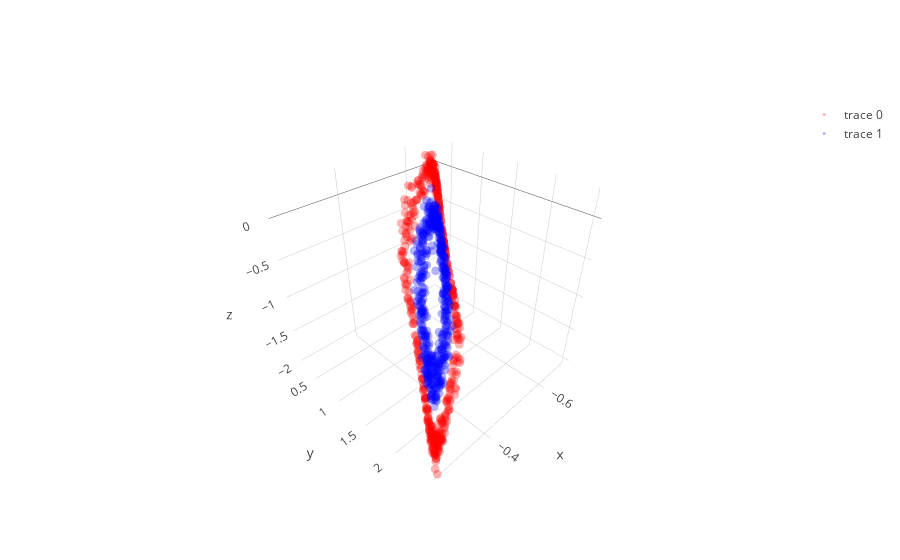
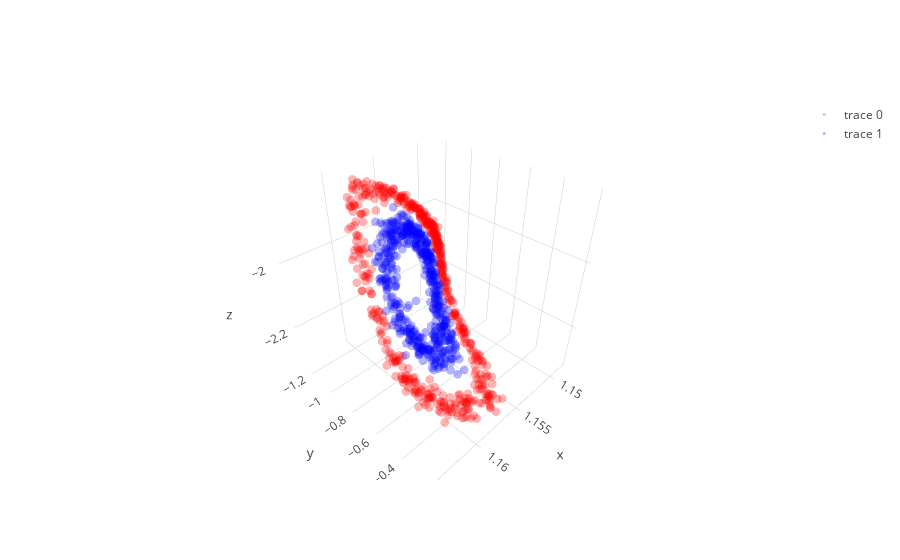
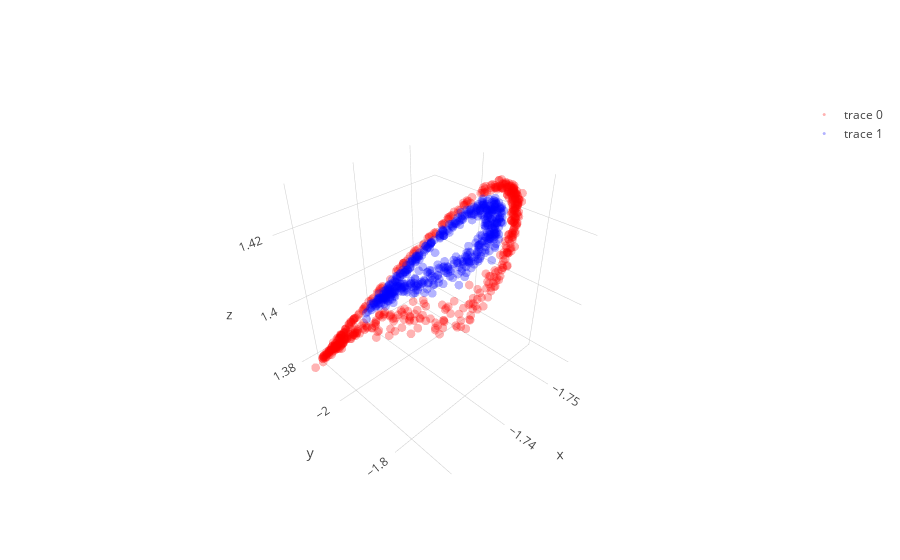

Source (notebook cell) for these figures, in order:
### Code cell
layer1,layer1_var = l1.feed_non(X)
layer2,layer2_var = l2.feed_non(layer1)
layer3,layer3_var = l3.feed_non(layer2)
layer4,layer4_var = l4.feed_linear(layer3)

show_3D(layer1)  
show_3D(layer2)    
show_3D(layer3)

### Figure 1 — Plotly figure (JSON) as saved in the notebook; plotly's stock layout.template omitted (floating-point values rounded to 4 significant figures; data arrays with more than 128 entries replaced by an {"elided": "..."} marker saying what was removed)
{"data": [{"line": {"color": "red", "width": 0.5}, "marker": {"opacity": 0.3, "size": 3}, "mode": "markers", "type": "scatter3d", "uid": "2e4c61ae-29a2-41a2-8a04-e225e82aad86", "x": {"elided": "500 float values"}, "y": {"elided": "500 float values"}, "z": {"elided": "500 float values"}}, {"line": {"color": "blue", "width": 0.5}, "marker": {"opacity": 0.3, "size": 3}, "mode": "markers", "type": "scatter3d", "uid": "b129c671-b6c2-47f8-9b57-aa81eb719e07", "x": {"elided": "500 float values"}, "y": {"elided": "500 float values"}, "z": {"elided": "500 float values"}}], "layout": {}}

### Figure 2 — Plotly figure (JSON) as saved in the notebook; plotly's stock layout.template omitted (floating-point values rounded to 4 significant figures; data arrays with more than 128 entries replaced by an {"elided": "..."} marker saying what was removed)
{"data": [{"line": {"color": "red", "width": 0.5}, "marker": {"opacity": 0.3, "size": 3}, "mode": "markers", "type": "scatter3d", "uid": "ad4b7db0-4ece-44ca-946c-80453f530959", "x": {"elided": "500 float values"}, "y": {"elided": "500 float values"}, "z": {"elided": "500 float values"}}, {"line": {"color": "blue", "width": 0.5}, "marker": {"opacity": 0.3, "size": 3}, "mode": "markers", "type": "scatter3d", "uid": "37fcbde4-d6a4-44dd-b9fc-5949d8099e7f", "x": {"elided": "500 float values"}, "y": {"elided": "500 float values"}, "z": {"elided": "500 float values"}}], "layout": {}}

### Figure 3 — Plotly figure (JSON) as saved in the notebook; plotly's stock layout.template omitted (floating-point values rounded to 4 significant figures; data arrays with more than 128 entries replaced by an {"elided": "..."} marker saying what was removed)
{"data": [{"line": {"color": "red", "width": 0.5}, "marker": {"opacity": 0.3, "size": 3}, "mode": "markers", "type": "scatter3d", "uid": "025b7ef8-4af3-4b9e-b9de-c25ed488ed27", "x": {"elided": "500 float values"}, "y": {"elided": "500 float values"}, "z": {"elided": "500 float values"}}, {"line": {"color": "blue", "width": 0.5}, "marker": {"opacity": 0.3, "size": 3}, "mode": "markers", "type": "scatter3d", "uid": "7b207d3c-5a53-446f-8e4a-9dd6f66ea4c1", "x": {"elided": "500 float values"}, "y": {"elided": "500 float values"}, "z": {"elided": "500 float values"}}], "layout": {}}
